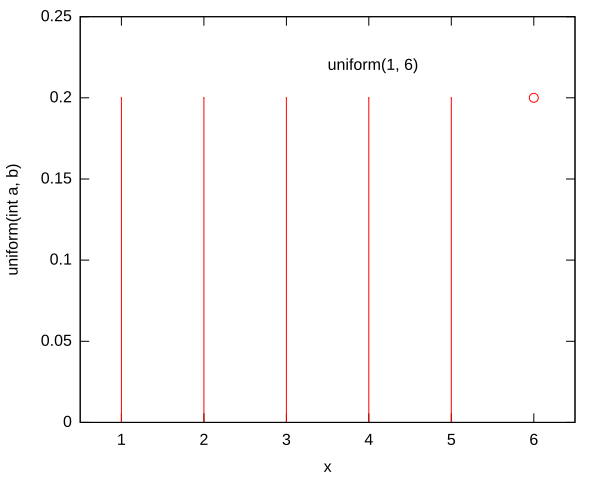

The gnuplot source for this figure:
################################################################################
# Copyright (c) 2010, 2021 Contributors to the Eclipse Foundation
#
# See the NOTICE file(s) distributed with this work for additional
# information regarding copyright ownership.
#
# This program and the accompanying materials are made available under the terms
# of the MIT License which is available at https://opensource.org/licenses/MIT
#
# SPDX-License-Identifier: MIT
################################################################################

set terminal svg
#set grid back
set nokey
set xrange [0.5:6.5]
set yrange [0:0.25]
set xlabel "x"
set ylabel "uniform(int a, b)"
set label "uniform(1, 6)" at 3.5, 0.22
#set samples 2000
set output "disc_uni.svg"
set style data impulses
set pointsize 3
plot "disc_uni1.dat" using 1:2 with impulses linetype 1, \
     "disc_uni1.dat" using 1:2 with dots linetype 1, \
     "disc_uni2.dat" using 1:2 with points linetype 1 pt 6 ps 1
